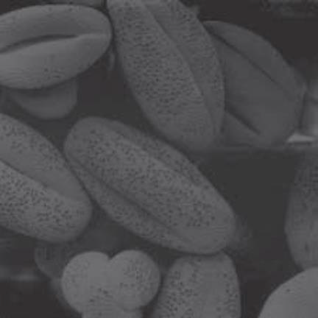
#> input picture data/images/hist_dark.png, 318 x 318 px, shrunk from 432 x 432 before the run
$ python histogram.py
#> lines starting #> are read from the running program, lines starting #| are printed output that depends on the picture
### examples/03_histograms/plotting.py
"""Shared plotting helper for the histogram examples."""

import cv2 as cv


def plot_image_and_histogram(ax_image, ax_hist, gray, title, show_cdf=False):
    """Draw a grayscale image on `ax_image` and its histogram on `ax_hist`."""
    ax_image.imshow(gray, cmap="gray", vmin=0, vmax=255)
    ax_image.set_title(title)
    ax_image.axis("off")

    hist = cv.calcHist([gray], [0], None, [256], [0, 256])
    ax_hist.plot(hist, color="black", label="histogram")

    if show_cdf:
        cdf = hist.cumsum()
        cdf_scaled = cdf * (hist.max() / cdf.max())
        ax_hist.plot(cdf_scaled, color="red", label="cdf")
        ax_hist.legend()

    ax_hist.set_title(f"{title} histogram")
    ax_hist.set_xlabel("Intensity value")
    ax_hist.set_ylabel("Pixel count")
    ax_hist.set_xlim([0, 256])

### examples/03_histograms/histogram.py
"""Compare the grayscale histograms of dark, light, low- and high-contrast images."""

from pathlib import Path

import cv2 as cv
import matplotlib.pyplot as plt
from plotting import plot_image_and_histogram

IMAGES = Path(__file__).resolve().parents[2] / "data" / "images"

SAMPLES = {
    "Dark": "hist_dark.png",
    "Light": "hist_light.png",
    "Low contrast": "hist_low_con.png",
    "High contrast": "hist_high_con.png",
}


def main():
    _, axes = plt.subplots(2, 4, figsize=(14, 7))

    for i, (title, filename) in enumerate(SAMPLES.items()):
        image = cv.imread(str(IMAGES / filename), cv.IMREAD_GRAYSCALE)
#> image: shape (318, 318); min 41, max 116, mean 75.7
        if image is None:
            raise SystemExit(f"Image not found: data/images/{filename}")

        row, col = divmod(i, 2)
        plot_image_and_histogram(axes[row, col * 2], axes[row, col * 2 + 1], image, title)
#> in plot_image_and_histogram, `hist = cv.calcHist([gray], [0], None, [256], [0, 256])`: hist = 256 values, max 6036 at index 56, min 0 at index 0, mean 395

    plt.tight_layout()
    plt.show()
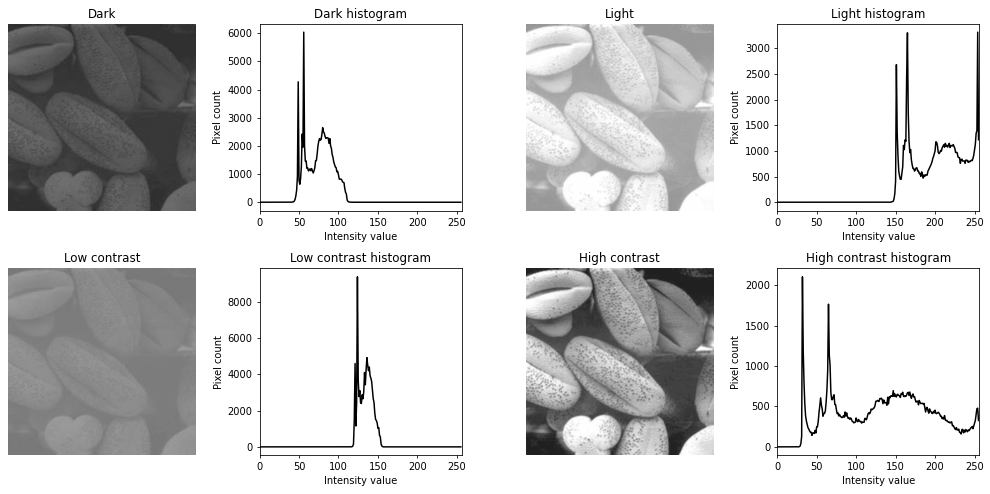
#> figure drawn by matplotlib, 8 panels; panel 2: curve peaks at x = 56, y = 6036; panel 4: curve peaks at x = 254, y = 3317; panel 6: curve peaks at x = 124, y = 9373; panel 8: curve peaks at x = 32, y = 2105


if __name__ == "__main__":
    main()
